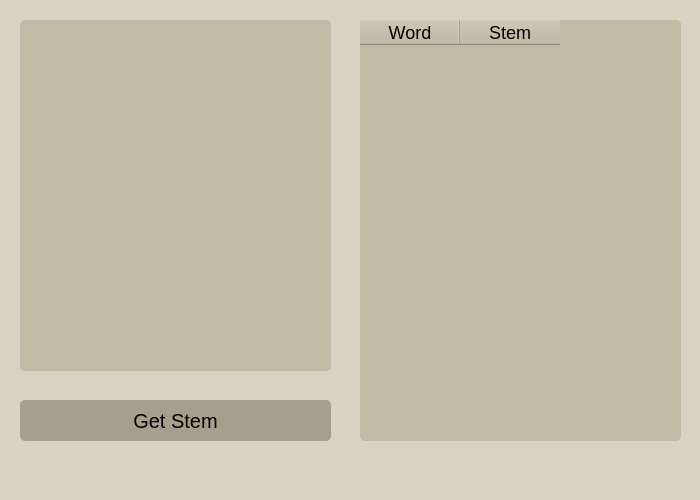
<?xml version="1.0" encoding="UTF-8"?>
<ui version="4.0">
 <class>MainWindow</class>
 <widget class="QMainWindow" name="MainWindow">
  <property name="geometry">
   <rect>
    <x>0</x>
    <y>0</y>
    <width>700</width>
    <height>500</height>
   </rect>
  </property>
  <property name="windowTitle">
   <string>جذر</string>
  </property>
  <property name="layoutDirection">
   <enum>Qt::LeftToRight</enum>
  </property>
  <property name="styleSheet">
   <string notr="true">background-color: #dad3c3;</string>
  </property>
  <property name="locale">
   <locale language="Arabic" country="Egypt"/>
  </property>
  <widget class="QWidget" name="centralwidget">
   <widget class="QTableWidget" name="table1">
    <property name="enabled">
     <bool>true</bool>
    </property>
    <property name="geometry">
     <rect>
      <x>360</x>
      <y>20</y>
      <width>321</width>
      <height>421</height>
     </rect>
    </property>
    <property name="styleSheet">
     <string notr="true">background-color: #c2baa4;
border-radius: 5;
font-size: 18px;
</string>
    </property>
    <column>
     <property name="text">
      <string>Word</string>
     </property>
    </column>
    <column>
     <property name="text">
      <string>Stem</string>
     </property>
    </column>
   </widget>
   <widget class="QPushButton" name="btn1">
    <property name="enabled">
     <bool>true</bool>
    </property>
    <property name="geometry">
     <rect>
      <x>20</x>
      <y>400</y>
      <width>311</width>
      <height>41</height>
     </rect>
    </property>
    <property name="styleSheet">
     <string notr="true">background-color: #a69f8b;
border-radius: 5;
font-size: 20px;
</string>
    </property>
    <property name="text">
     <string>Get Stem</string>
    </property>
   </widget>
   <widget class="QTextEdit" name="textBox">
    <property name="geometry">
     <rect>
      <x>20</x>
      <y>20</y>
      <width>311</width>
      <height>351</height>
     </rect>
    </property>
    <property name="styleSheet">
     <string notr="true">background-color: #c2baa4;
border-radius: 5;
padding: 5 5 5 5 ;
font-size: 18px;</string>
    </property>
   </widget>
  </widget>
  <widget class="QMenuBar" name="menubar">
   <property name="geometry">
    <rect>
     <x>0</x>
     <y>0</y>
     <width>700</width>
     <height>22</height>
    </rect>
   </property>
  </widget>
  <widget class="QStatusBar" name="statusbar"/>
 </widget>
 <resources/>
 <connections/>
</ui>
